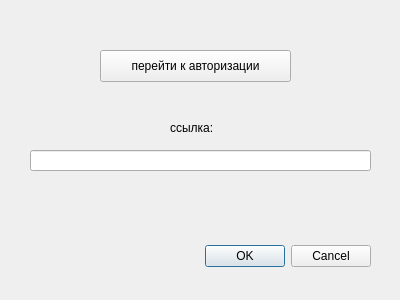
<?xml version="1.0" encoding="UTF-8"?>
<ui version="4.0">
 <class>loginDialog</class>
 <widget class="QDialog" name="loginDialog">
  <property name="geometry">
   <rect>
    <x>0</x>
    <y>0</y>
    <width>400</width>
    <height>300</height>
   </rect>
  </property>
  <property name="windowTitle">
   <string>Dialog</string>
  </property>
  <widget class="QDialogButtonBox" name="buttonBox">
   <property name="geometry">
    <rect>
     <x>30</x>
     <y>240</y>
     <width>341</width>
     <height>32</height>
    </rect>
   </property>
   <property name="orientation">
    <enum>Qt::Horizontal</enum>
   </property>
   <property name="standardButtons">
    <set>QDialogButtonBox::Cancel|QDialogButtonBox::Ok</set>
   </property>
  </widget>
  <widget class="QPushButton" name="pushButton">
   <property name="geometry">
    <rect>
     <x>100</x>
     <y>50</y>
     <width>191</width>
     <height>32</height>
    </rect>
   </property>
   <property name="text">
    <string>перейти к авторизации</string>
   </property>
  </widget>
  <widget class="QLineEdit" name="lineEdit">
   <property name="geometry">
    <rect>
     <x>30</x>
     <y>150</y>
     <width>341</width>
     <height>21</height>
    </rect>
   </property>
  </widget>
  <widget class="QLabel" name="label">
   <property name="geometry">
    <rect>
     <x>170</x>
     <y>120</y>
     <width>60</width>
     <height>16</height>
    </rect>
   </property>
   <property name="text">
    <string>ссылка:</string>
   </property>
  </widget>
 </widget>
 <resources/>
 <connections>
  <connection>
   <sender>buttonBox</sender>
   <signal>accepted()</signal>
   <receiver>loginDialog</receiver>
   <slot>accept()</slot>
   <hints>
    <hint type="sourcelabel">
     <x>248</x>
     <y>254</y>
    </hint>
    <hint type="destinationlabel">
     <x>157</x>
     <y>274</y>
    </hint>
   </hints>
  </connection>
  <connection>
   <sender>buttonBox</sender>
   <signal>rejected()</signal>
   <receiver>loginDialog</receiver>
   <slot>reject()</slot>
   <hints>
    <hint type="sourcelabel">
     <x>316</x>
     <y>260</y>
    </hint>
    <hint type="destinationlabel">
     <x>286</x>
     <y>274</y>
    </hint>
   </hints>
  </connection>
 </connections>
</ui>
